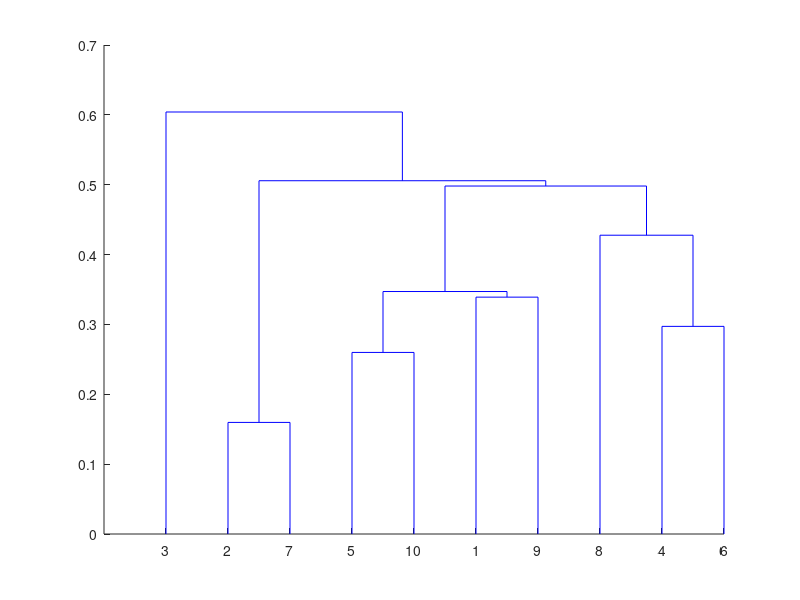

The MATLAB script that drew this image: (Note: this script raises an error after producing the figure.)
function tree = c_bintree_remapNodeValues(varargin)

	if nargin == 0, testfn(); return; end;
	
	p = inputParser();
	p.addRequired('tree',@isstruct);
	p.addRequired('field',@ischar);
	p.addParameter('map_origValues',[],@isvector); %TODO: also support cell maps for string values, etc.
	p.addParameter('map_newValues',[],@isvector);
	p.addParameter('mapFn',[],@(x) isa(x,'function_handle'));
	p.addParameter('nodeSet','all',@(x) ischar(x) && ismember(x,{'all','leaves'})); % valid: 'all','leaves'
	p.addParameter('copyOriginalValuesToField',[],@ischar);
	p.parse(varargin{:});
	s = p.Results;
	tree = s.tree;
	
	if isempty(s.mapFn)
		assert(~isempty(s.map_origValues));
		assert(~isempty(s.map_newValues));
		assert(length(s.map_origValues)==length(s.map_newValues));
		s.mapFn = @(x) mapValues(x,s.map_origValues,s.map_newValues);
	else
		assert(all(ismember({'map_origValues','map_newValues'},p.UsingDefaults)));
	end
	
	if tree.isLeaf || strcmpi(s.nodeSet,'all')
		val = tree.value.(s.field);
		if ~isempty(s.copyOriginalValuesToField)
			tree.value.(s.copyOriginalValuesToField) = val;
		end
		tree.value.(s.field) = s.mapFn(val);
	end
	
	if ~tree.isLeaf
		tree.left = c_bintree_remapNodeValues(tree.left,varargin{2:end});
		tree.right = c_bintree_remapNodeValues(tree.right,varargin{2:end});
	end
end

function mappedVal = mapValues(val,mapFrom,mapTo)
	index = find(ismember(mapFrom,val),1,'first');
	assert(~isempty(index)); % make sure val is in mapFrom
	mappedVal = mapTo(index);
end

		
function testfn()
	dataToCluster = rand(10,3);
	T = linkage(rand(10,3));
	figure; dendrogram(T);
	dists = pdist(dataToCluster,'euclidean');
	leafOrder = optimalleaforder(T,dists);
	tree = c_bintree_constructFromLinkageTree(T);
	newTree = c_bintree_remapNodeValues(tree,'linkageIndex',...
		'map_origValues',leafOrder,...
		'map_newValues',1:length(leafOrder),...
		'nodeSet','leaves',...
		'copyOriginalValuesToField','dataIndex');
	keyboard

end

